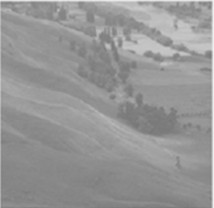
#> input picture Buoi1/anh2.jpg, 214 x 208 px, found by its file name
$ python Bai3.py
#> lines starting #> are read from the running program, lines starting #| are printed output that depends on the picture
#> further down, img is the input picture: shape (208, 214, 3); min 118, max 242, mean 149.9
import numpy as np
import matplotlib.pyplot as plt
import cv2

def histo(img):
    his = np.zeros(256, dtype=int)
    for i in range(img.shape[0]):
        for j in range(img.shape[1]):
            his[img[i,j]] += 1
    return his

def canbanghis(img, mucxam):
#> called with mucxam = 255
    g, hG = np.unique(img, return_counts=True)
#> g = 125 values from 118 to 242; hG = 125 values, max 1472 at index 22, min 1 at index 0, mean 356.1
    img_new = img.copy()
    g_new = []
    nxm = img.shape[0] * img.shape[1]
#> nxm = 44512
    tG = [hG[0]]
#> tG = [1]
    for i in range(1,len(hG)):
        temp = hG[i] + tG[i-1]
        tG.append(temp)
#> this loop made 124 passes
#> temp on passes 1 to 12: 6, 21, 66, 189, 366, 580, 840, 1097, 1357, 1675, 2057, 2521
#> after the loop, tG = 125 values from 1 to 44512
    for i in range(len(hG)):
        temp = (tG[i] / nxm ) * mucxam - 1
        g_new.append(temp)
#> this loop made 125 passes
#> temp on passes 1 to 12: -0.994, -0.966, -0.88, -0.622, 0.0827, 1.1, 2.32, 3.81, 5.28, 6.77, 8.6, 10.78
#> after the loop, g_new = 125 values from -0.994 to 254
    for i in range(img.shape[0]):
        for j in range(img.shape[1]):
            for k in range(len(g)):
                if img[i,j] == g[k]:
                    img_new[i,j] = g_new[k]
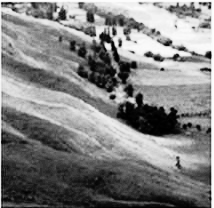
#> img_new: shape (208, 214); min 0, max 254, mean 128.7
    return img_new


img = cv2.imread('XLAandTGMT\\Buoi1\\anh2.jpg')
img = cv2.cvtColor(img, cv2.COLOR_BGR2GRAY)
img_new = img.copy()
img_new = canbanghis(img_new, 255)

his = histo(img)
#> his = 256 values, max 1472 at index 140, min 0 at index 0, mean 173.9
his_new = histo(img_new)
#> his_new = 256 values, max 1472 at index 82, min 0 at index 4, mean 173.9

fig, ax = plt.subplots(2, 2, figsize=(8, 8))
ax[0][0].imshow(img, cmap='gray')
ax[1][0].plot(his)
ax[0][1].imshow(img_new, cmap='gray')
ax[1][1].plot(his_new)
plt.show()
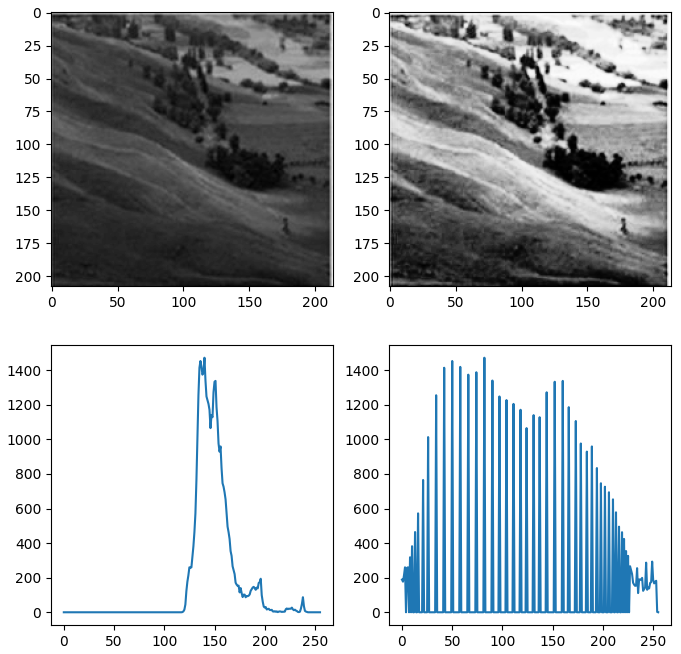
#> figure drawn by matplotlib, 4 panels; panel 3: curve peaks at x = 140, y = 1472; panel 4: curve peaks at x = 82, y = 1472

$ run again, with Buoi1/anh1.jpg copied over Buoi1/anh2.jpg
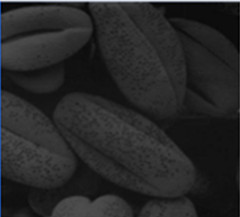
#> input picture Buoi1/anh1.jpg, 240 x 217 px, found by its file name
#> img is the input picture: shape (217, 240, 3); mean B, G, R 39.7, 39.3, 39
#> img: shape (217, 240)
#> g = 132 values from 0 to 230; hG = 132 values, max 2810 at index 19, min 1 at index 0, mean 394.5
#> in canbanghis, `tG = [hG[0]]`: tG = [1]
#> the loop in canbanghis, `for i in range(1,len(hG)):` made 131 passes
#> temp on passes 1 to 8: 9, 19, 49, 72, 123, 158, 193, 268
#> after the loop in canbanghis, `for i in range(1,len(hG)):`: tG = 132 values from 1 to 52080
#> the loop in canbanghis, `for i in range(len(hG)):` made 132 passes
#> temp on passes 1 to 8: -0.995, -0.956, -0.907, -0.76, -0.647, -0.398, -0.226, -0.055
#> after the loop in canbanghis, `for i in range(len(hG)):`: g_new = 132 values from -0.995 to 254
#> after the loop in canbanghis, `for i in range(img.shape[0]):`:
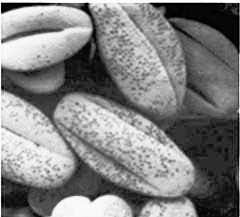
#> img_new: shape (217, 240); min 0, max 254, mean 128.6
#> `his = histo(img)`: his = 256 values, max 2810 at index 19, min 0 at index 94, mean 203.4
#> his_new = 256 values, max 2810 at index 44, min 0 at index 2, mean 203.4
#> `plt.show()`:
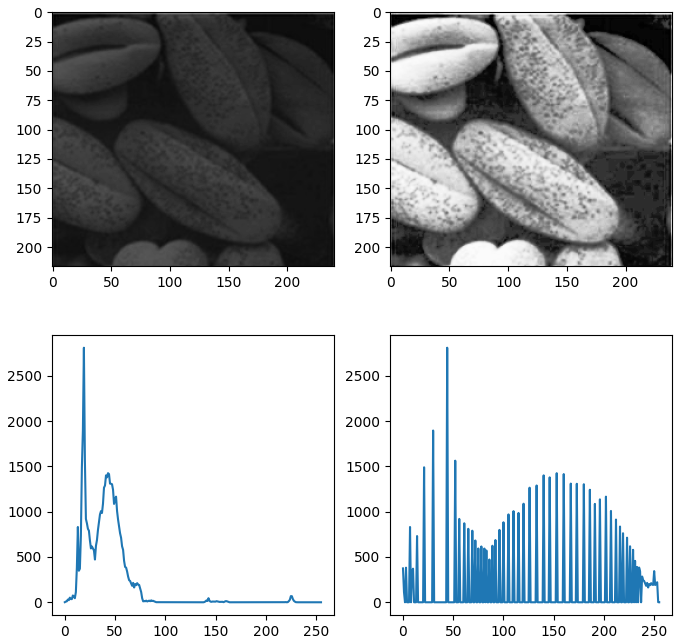
#> figure drawn by matplotlib, 4 panels; panel 3: curve peaks at x = 19, y = 2810; panel 4: curve peaks at x = 44, y = 2810

$ run again, with Buoi1/anh3.jpg copied over Buoi1/anh2.jpg
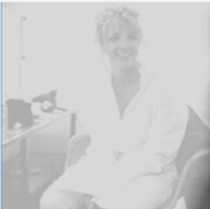
#> input picture Buoi1/anh3.jpg, 210 x 209 px, found by its file name
#> img is the input picture: shape (209, 210, 3); mean B, G, R 205.1, 204.8, 204.7
#> img: shape (209, 210)
#> g = 150 values from 86 to 248; hG = 150 values, max 18816 at index 129, min 1 at index 1, mean 292.6
#> in canbanghis, `tG = [hG[0]]`: tG = [4]
#> the loop in canbanghis, `for i in range(1,len(hG)):` made 149 passes
#> temp on passes 1 to 8: 5, 14, 20, 29, 37, 44, 47, 50
#> after the loop in canbanghis, `for i in range(1,len(hG)):`: tG = 150 values from 4 to 43890
#> the loop in canbanghis, `for i in range(len(hG)):` made 150 passes
#> temp on passes 1 to 8: -0.977, -0.971, -0.919, -0.884, -0.832, -0.785, -0.744, -0.727
#> after the loop in canbanghis, `for i in range(len(hG)):`: g_new = 150 values from -0.977 to 254
#> after the loop in canbanghis, `for i in range(img.shape[0]):`:
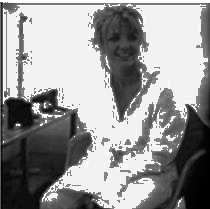
#> img_new: shape (209, 210); min 0, max 254, mean 150.5
#> `his = histo(img)`: his = 256 values, max 18816 at index 216, min 0 at index 0, mean 171.4
#> his_new = 256 values, max 18816 at index 241, min 0 at index 8, mean 171.4
#> `plt.show()`:
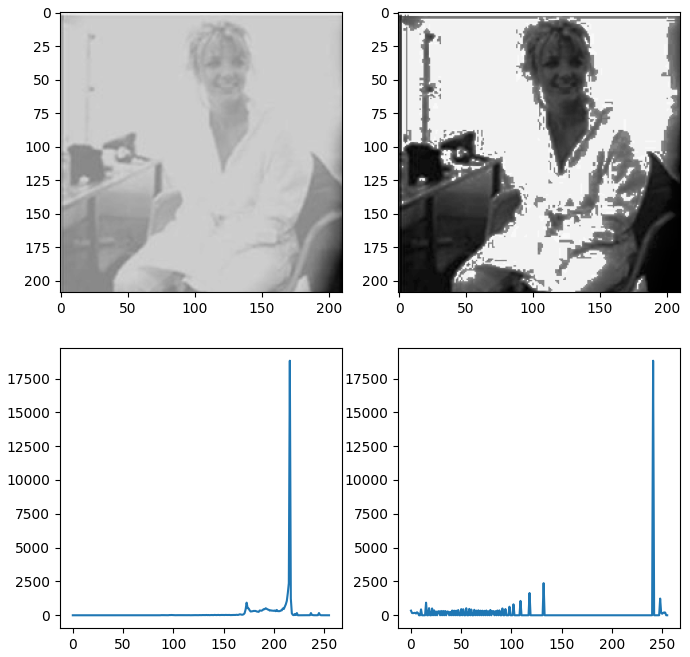
#> figure drawn by matplotlib, 4 panels; panel 3: curve peaks at x = 216, y = 18816; panel 4: curve peaks at x = 241, y = 18816
